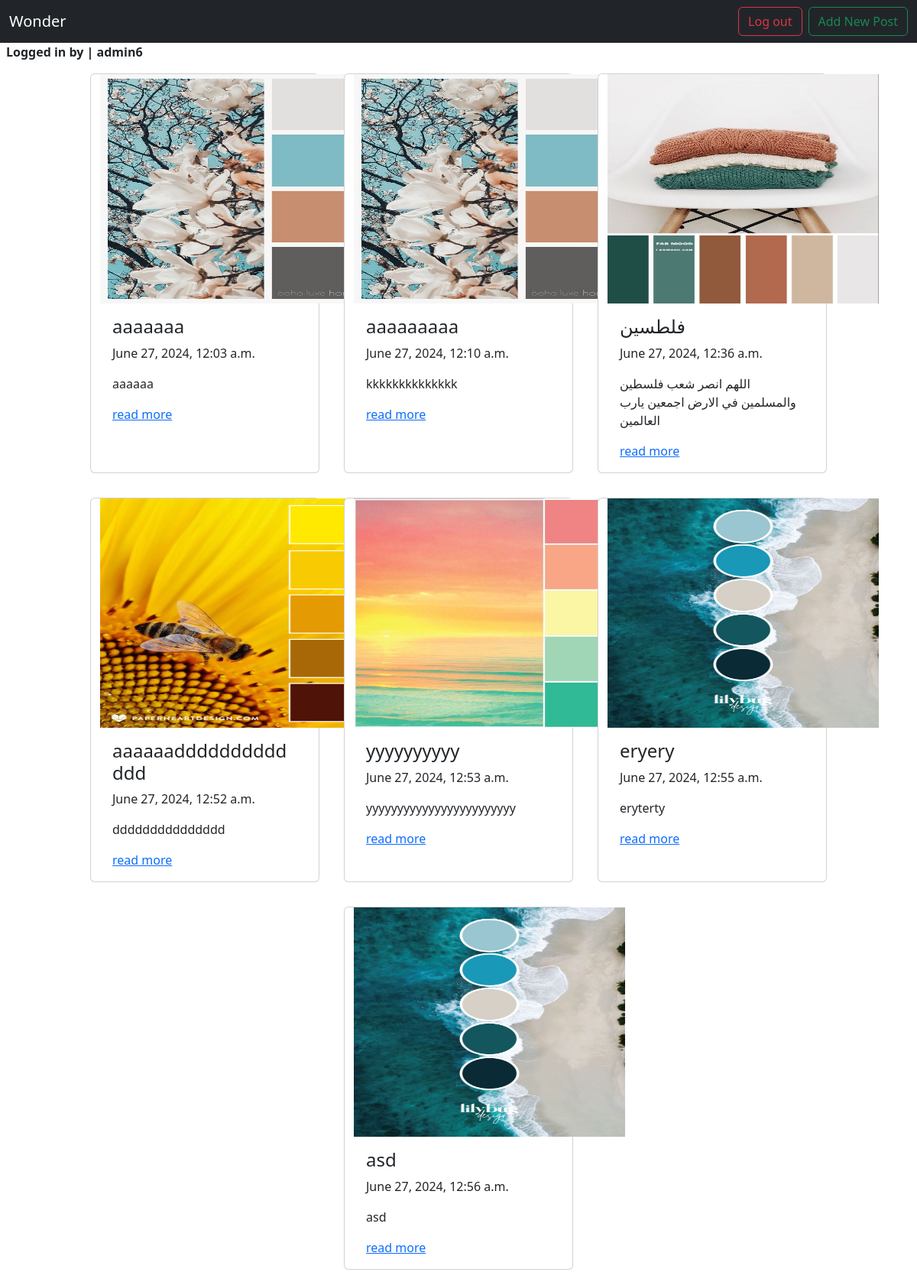
/DJblog/ (signed in), run on the app's committed database.
### DJblog/models.py (models this page shows, shortened)
class Post(models.Model):
    title = models.CharField(max_length=100)
    content = models.TextField(max_length=20000)
    writer = models.ForeignKey(User,related_name='post_writer',on_delete=models.SET_NULL,null=True,blank=True)
    drafted = models.BooleanField(default=True)
    tags = TaggableManager()
    created_at = models.DateTimeField(default=timezone.now)
    image = models.ImageField(upload_to="posts_images")

### DJblog/views.py (the view)
# urls.py: path('', post_list),
@login_required(login_url='/login')
def post_list(request):
    posts = Post.objects.all()
    return render(request, 'DJblog/post_list.html', {'posts':posts})

### DJblog/templates/DJblog/post_list.html (shortened to what this page needs)
{% load django_bootstrap5 %}
{% load static %}
<!doctype html>
<html lang="en">
  <head>
    <link href="https://cdn.jsdelivr.net/npm/bootstrap@5.3.3/dist/css/bootstrap.min.css" rel="stylesheet">
    <link href="{% static 'fontawesomefree/css/fontawesome.css' %}" rel="stylesheet" type="text/css">
    <link href="{% static 'fontawesomefree/css/brands.css' %}" rel="stylesheet" type="text/css">
    <link href="{% static 'fontawesomefree/css/solid.css' %}" rel="stylesheet" type="text/css">
  </head>
  <body>
    <nav class="navbar navbar-dark bg-dark">
      <div class="container-fluid">
        <a href='/DJblog/' class="navbar-brand">Wonder</a>
        <form class="d-flex" role="search">
          {% if user.is_authenticated %}
            <a href="{% url 'logout' %}"  class="btn btn-outline-danger mx-2">Log out</a>
          {% endif %}
          <a href='/DJblog/new' class="btn btn-outline-success">Add New Post</a>
        </form>
      </div>
    </nav>
    <strong class='m-2'>Logged in by | {{user}}</strong>
      <div class='container-fluid'>
        <div class='row  d-flex justify-content-center'>
            {% for post in posts %}
                <div class="card col-lg-3 m-3">
                    <img src={{post.image.url}} style="width:355px;height:300px">
                    <div class="card-body">
                        <h4>{{post.title}}</h4>
                        <p>{{post.created_at}}</p>
                        <p class="card-text">{{post.content}}</p>
                        <a href={{post.id}}>read more</a>
                    </div>
                </div>
            {% endfor %}
        </div>
    </div>
  </body>
</html>

### data on the page
Post: image (picture), title "aaaaaaa", created_at "June 27, 2024, 12:03 a.m.", content "aaaaaa"
Post: image (picture), title "aaaaaaaaa", created_at "June 27, 2024, 12:10 a.m.", content "kkkkkkkkkkkkkk"
Post: image (picture), title "فلطسين", created_at "June 27, 2024, 12:36 a.m.", content "اللهم انصر شعب فلسطين والمسلمين في الارض اجمعين يارب العالمين"
Post: image (picture), title "aaaaaaddddddddddddd", created_at "June 27, 2024, 12:52 a.m.", content "ddddddddddddddd"
Post: image (picture), title "yyyyyyyyyy", created_at "June 27, 2024, 12:53 a.m.", content "yyyyyyyyyyyyyyyyyyyyyyyy"
Post: image (picture), title "eryery", created_at "June 27, 2024, 12:55 a.m.", content "eryterty"
Post: image (picture), title "asd", created_at "June 27, 2024, 12:56 a.m.", content "asd"

### other printed values
{{ user }} "admin6"
